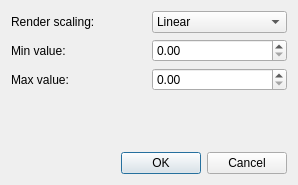
<?xml version="1.0" encoding="UTF-8"?>
<ui version="4.0">
 <class>DialogCurvature</class>
 <widget class="QDialog" name="DialogCurvature">
  <property name="geometry">
   <rect>
    <x>0</x>
    <y>0</y>
    <width>298</width>
    <height>185</height>
   </rect>
  </property>
  <property name="windowTitle">
   <string>Dialog</string>
  </property>
  <layout class="QVBoxLayout" name="verticalLayout">
   <item>
    <layout class="QHBoxLayout" name="horizontalLayout">
     <item>
      <widget class="QLabel" name="label">
       <property name="text">
        <string>Render scaling:</string>
       </property>
      </widget>
     </item>
     <item>
      <widget class="QComboBox" name="cb_type">
       <item>
        <property name="text">
         <string>Linear</string>
        </property>
       </item>
       <item>
        <property name="text">
         <string>Logarithmic</string>
        </property>
       </item>
      </widget>
     </item>
    </layout>
   </item>
   <item>
    <layout class="QHBoxLayout" name="horizontalLayout_2">
     <item>
      <widget class="QLabel" name="label_2">
       <property name="text">
        <string>Min value:</string>
       </property>
      </widget>
     </item>
     <item>
      <widget class="QDoubleSpinBox" name="sb_min">
       <property name="sizePolicy">
        <sizepolicy hsizetype="Minimum" vsizetype="Fixed">
         <horstretch>0</horstretch>
         <verstretch>0</verstretch>
        </sizepolicy>
       </property>
       <property name="minimumSize">
        <size>
         <width>80</width>
         <height>0</height>
        </size>
       </property>
       <property name="accelerated">
        <bool>true</bool>
       </property>
      </widget>
     </item>
    </layout>
   </item>
   <item>
    <layout class="QHBoxLayout" name="horizontalLayout_3">
     <item>
      <widget class="QLabel" name="label_3">
       <property name="text">
        <string>Max value:</string>
       </property>
      </widget>
     </item>
     <item>
      <widget class="QDoubleSpinBox" name="sb_max">
       <property name="minimumSize">
        <size>
         <width>80</width>
         <height>0</height>
        </size>
       </property>
       <property name="accelerated">
        <bool>true</bool>
       </property>
      </widget>
     </item>
    </layout>
   </item>
   <item>
    <spacer name="verticalSpacer">
     <property name="orientation">
      <enum>Qt::Vertical</enum>
     </property>
     <property name="sizeHint" stdset="0">
      <size>
       <width>20</width>
       <height>8</height>
      </size>
     </property>
    </spacer>
   </item>
   <item>
    <widget class="QDialogButtonBox" name="buttonBox">
     <property name="orientation">
      <enum>Qt::Horizontal</enum>
     </property>
     <property name="standardButtons">
      <set>QDialogButtonBox::Cancel|QDialogButtonBox::Ok</set>
     </property>
    </widget>
   </item>
  </layout>
 </widget>
 <resources/>
 <connections>
  <connection>
   <sender>buttonBox</sender>
   <signal>accepted()</signal>
   <receiver>DialogCurvature</receiver>
   <slot>accept()</slot>
   <hints>
    <hint type="sourcelabel">
     <x>224</x>
     <y>163</y>
    </hint>
    <hint type="destinationlabel">
     <x>157</x>
     <y>184</y>
    </hint>
   </hints>
  </connection>
  <connection>
   <sender>buttonBox</sender>
   <signal>rejected()</signal>
   <receiver>DialogCurvature</receiver>
   <slot>reject()</slot>
   <hints>
    <hint type="sourcelabel">
     <x>291</x>
     <y>169</y>
    </hint>
    <hint type="destinationlabel">
     <x>286</x>
     <y>184</y>
    </hint>
   </hints>
  </connection>
 </connections>
</ui>
